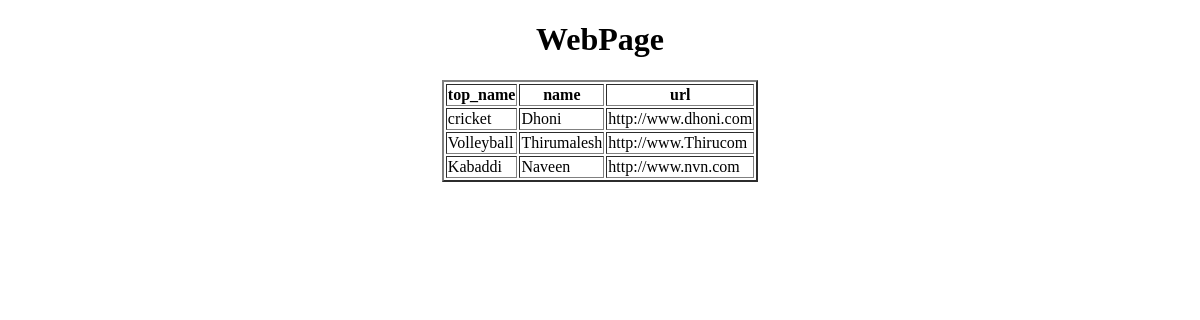
The app's page /insert_webpage/, older data.
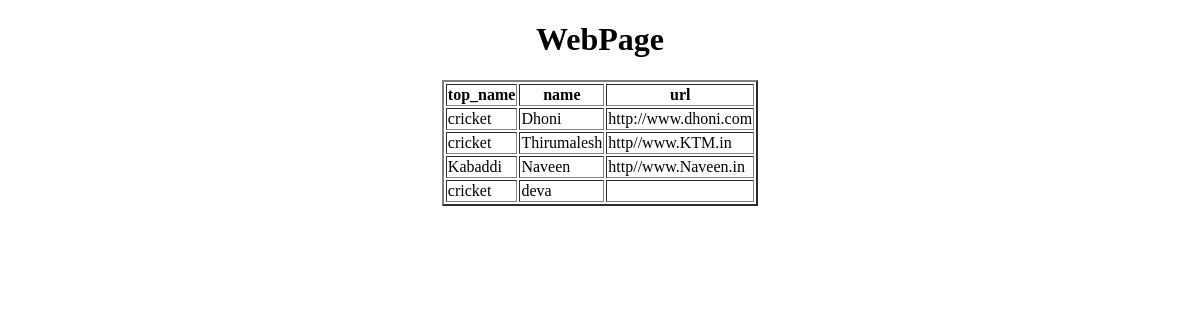
The same page, newer data.
### app/models.py (models this page shows, shortened)
class WebPage(models.Model):
    top_name=models.ForeignKey(Topic,on_delete=models.CASCADE)
    name=models.CharField(max_length=100)
    url=models.URLField()

class Topic(models.Model):
    top_name=models.CharField(max_length=100,primary_key=True)
    def __str__(self):
        return self.top_name

### app/views.py (the view)
# urls.py: path('insert_webpage/',insert_webpage,name='insert_webpage'),
def insert_webpage(request):
    webpage=WebPage.objects.all()
    webpage=WebPage.objects.filter(top_name='Kabaddi')
    webpage=WebPage.objects.all()
    webpage=WebPage.objects.exclude(top_name='Kabaddi')
    webpage=WebPage.objects.all()[::1]
    webpage=WebPage.objects.all()[1:2:]
    webpage=WebPage.objects.all().order_by('name')
    webpage=WebPage.objects.all().order_by('-name')
    webpage=WebPage.objects.all().order_by(Length('name'))
    webpage=WebPage.objects.all().order_by(Length('name').desc())
    webpage=WebPage.objects.all()
    d={'webpage':webpage}
    return render(request,'insert_webpage.html',d)

### templates/insert_webpage.html (shortened to what this page needs)
<!DOCTYPE html>
<html lang="en">
<head>
</head>
<body>
    <center>
        <h1>WebPage</h1>
        <table border="2px">
            <tr>
                <th>top_name</th>
                <th>name</th>
                <th>url</th>
            </tr>
             {% for wo in webpage %}
                <tr>
                    <td>{{wo.top_name}}</td>
                    <td>{{wo.name}}</td>
                    <td>{{wo.url}}</td>
                </tr>
            {% endfor %}
        </table>
    </center>
</body>
</html>

Row changes from the older to the newer data that the page shows:
changed WebPage "Thirumalesh": top_name "Volleyball" → "cricket"; url "http://www.Thirucom" → "http//www.KTM.in"
changed WebPage "Naveen": url "http://www.nvn.com" → "http//www.Naveen.in"
added WebPage: top_name "cricket", name "deva"
